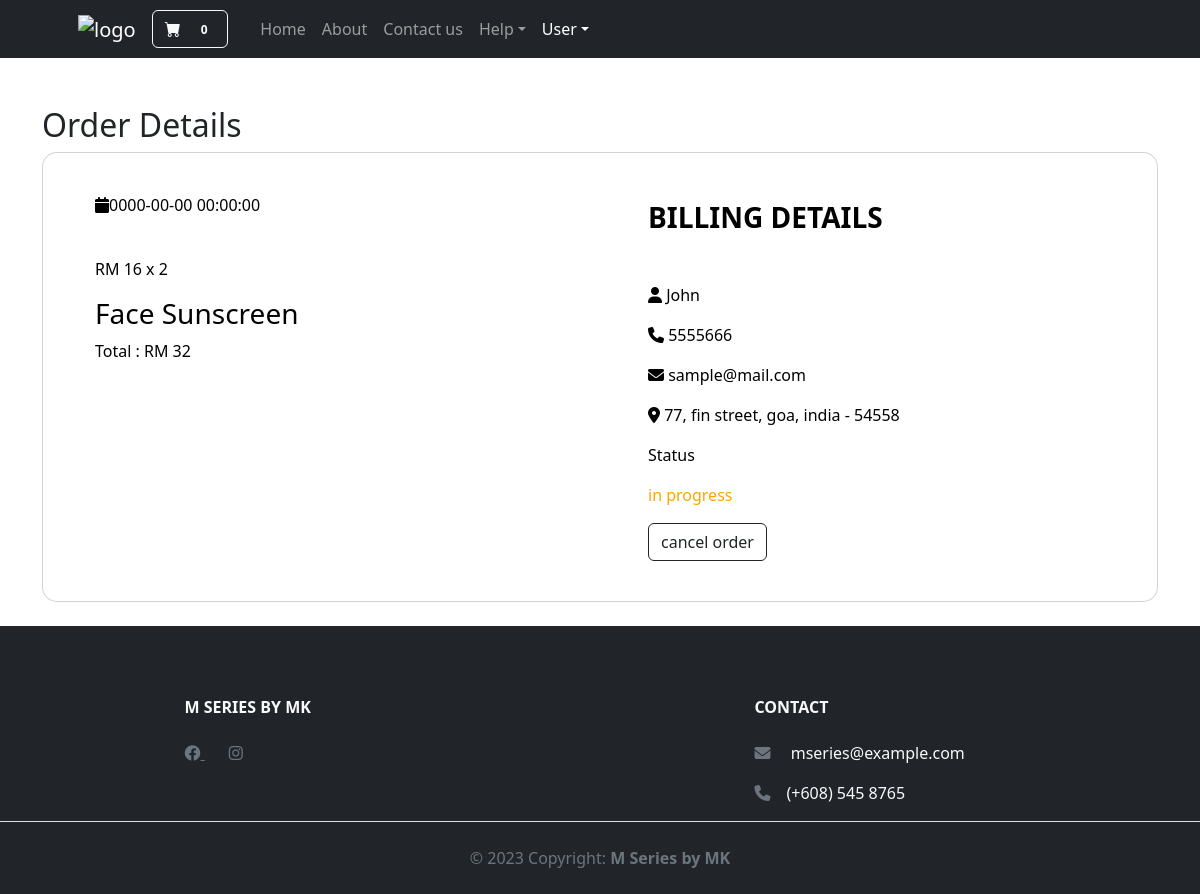
Page /view_order.php?get_id=A0klKxqddN9WsUbKyNSM on the committed database.
### tables this page shows
CREATE TABLE IF NOT EXISTS `products` (
  `id` varchar(20) NOT NULL,
  `name` varchar(50) NOT NULL,
  `price` varchar(10) NOT NULL,
  `image` varchar(50) NOT NULL
);

CREATE TABLE IF NOT EXISTS `orders` (
  `id` varchar(20) NOT NULL,
  `user_id` varchar(20) NOT NULL,
  `name` varchar(50) NOT NULL,
  `number` varchar(10) NOT NULL,
  `email` varchar(50) NOT NULL,
  `address` varchar(200) NOT NULL,
  `address_type` varchar(10) NOT NULL,
  `method` varchar(50) NOT NULL,
  `product_id` varchar(20) NOT NULL,
  `price` varchar(10) NOT NULL,
  `qty` varchar(2) NOT NULL,
  `status` varchar(50) NOT NULL DEFAULT 'in progress',
  `date` timestamp NOT NULL
);

### view_order.php (the view, shortened to what this page needs)
<?php
include 'connect.php';
if(isset($_GET['get_id'])){
   $get_id = $_GET['get_id'];
}else{
   $get_id = '';
   header('location:orders.php');
}
?>
<!DOCTYPE html>
<html lang="en">
    <head>
        <link href="https://cdn.jsdelivr.net/npm/bootstrap-icons@1.5.0/font/bootstrap-icons.css" rel="stylesheet" />
        <link href="css/styles.css" rel="stylesheet" />
		<link rel="stylesheet" href="https://cdnjs.cloudflare.com/ajax/libs/font-awesome/6.2.1/css/all.min.css">
    </head>
    <body>
        <nav class="navbar navbar-expand-lg navbar-dark bg-dark">
            <div class="container px-4 px-lg-5">
                <a class="navbar-brand" href="index.php"><img src="images/logo33.png" alt="logo" width="20%" height="20%"/></a>
				<?php
            $count_cart_items = $conn->prepare("SELECT * FROM `cart` WHERE user_id = ?");
            $count_cart_items->execute([$user_id]);
            $total_cart_items = $count_cart_items->rowCount();
         ?>
                        <button class="btn btn-outline-light text-center" type="submit">
                            <i class="bi-cart-fill me-1"></i>
         <a href="shopping_cart.php" style="text-decoration-line: none;"><span class="badge bg-dark text-white ms-1 rounded-pill"><?= $total_cart_items; ?></span></a>
                        </button>
                <div class="collapse navbar-collapse" id="navbarSupportedContent">
                    <ul class="navbar-nav me-auto mb-2 mb-lg-0 ms-lg-4">
                        <li class="nav-item"><a class="nav-link" aria-current="page" href="index.php">Home</a></li>
                        <li class="nav-item"><a class="nav-link" href="about.php">About</a></li>
						<li class="nav-item"><a class="nav-link" href="contact.php">Contact us</a></li>
                        <li class="nav-item dropdown">
                            <a class="nav-link dropdown-toggle" id="navbarDropdown" href="#" role="button" data-bs-toggle="dropdown" aria-expanded="false">Help</a>
                        </li>
						  <li class="nav-item dropdown">
                            <a class="nav-link dropdown-toggle active" id="navbarDropdown" href="#" role="button" data-bs-toggle="dropdown" aria-expanded="false">User</a>
                        </li>
                    </ul>
                </div>
            </div>
        </nav>
    <br/>  <br/>
<section>
   <div class="container">
<h2>Order Details</h2>
   <?php
      $grand_total = 0;
      $select_orders = $conn->prepare("SELECT * FROM `orders` WHERE id = ? LIMIT 1");
      $select_orders->execute([$get_id]);
      if($select_orders->rowCount() > 0){
         while($fetch_order = $select_orders->fetch(PDO::FETCH_ASSOC)){
            $select_product = $conn->prepare("SELECT * FROM `products` WHERE id = ? LIMIT 1");
            $select_product->execute([$fetch_order['product_id']]);
            if($select_product->rowCount() > 0){
               while($fetch_product = $select_product->fetch(PDO::FETCH_ASSOC)){
                  $sub_total = ($fetch_order['price'] * $fetch_order['qty']);
                  $grand_total += $sub_total;
   ?>
	    <div class="row d-flex justify-content-center align-items-center">
      <div class="col">
        <div class="card shopping-cart" style="border-radius: 15px;">
          <div class="card-body text-black">
            <div class="row">
              <div class="col-lg-6 px-5 py-4">
         <p class="title"><i class="fas fa-calendar"></i><?= $fetch_order['date']; ?></p>
         <p class="price">RM <?= $fetch_order['price']; ?> x <?= $fetch_order['qty']; ?></p>
         <h3 class="name"><?= $fetch_product['name']; ?></h3>
         <p class="grand-total">Total : <span>RM <?= $grand_total; ?></span></p>
      </div>
	     <div class="col-lg-6 px-5 py-4">
                <h3 class="mb-5 pt-2 text-left fw-bold text-uppercase">Billing details</h3>
         <p class="user"><i class="fas fa-user"></i> <?= $fetch_order['name']; ?></p>
         <p class="user"><i class="fas fa-phone"></i> <?= $fetch_order['number']; ?></p>
         <p class="user"><i class="fas fa-envelope"></i> <?= $fetch_order['email']; ?></p>
         <p class="user"><i class="fas fa-map-marker-alt"></i> <?= $fetch_order['address']; ?></p>
         <p class="title">Status</p>
         <p class="status" style="color:<?php if($fetch_order['status'] == 'delivered'){echo 'green';}elseif($fetch_order['status'] == 'canceled'){echo 'red';}else{echo 'orange';}; ?>"><?= $fetch_order['status']; ?></p>
         <?php if($fetch_order['status'] == 'canceled'){ ?>
            <a href="checkout.php?get_id=<?= $fetch_product['id']; ?>" class="btn btn-outline-dark">Order again</a>
         <?php }else{ ?>
         <form action="" method="POST">
            <input type="submit" value="cancel order" name="cancel" class="btn btn-outline-dark" onclick="return confirm('cancel this order?');">
         </form>
         <?php } ?>
      </div>
   </div>
   <?php
            }
         }else{
            echo '<p class="empty">product not found!</p>';
         }
      }
   }else{
      echo '<p class="empty">no orders found!</p>';
   }
   ?>
   </div>
</section>
	<br/>
<footer class="text-center text-lg-start bg-dark text-muted">
 <br/>
  <section class="">
    <div class="container text-center text-md-start mt-5 text-light">
      <div class="row mt-3">
        <div class="col-md-3 col-lg-4 col-xl-3 mx-auto mb-4">
          <h6 class="text-uppercase fw-bold mb-4">
            M Series by MK
          </h6>
         <a href="https://www.facebook.com/" class="me-4 link-secondary">
        <i class="fab fa-facebook"></i>
      </a>
      <a href="https://www.instagram.com/" class="me-4 link-secondary">
        <i class="fab fa-instagram"></i>
      </a>
        </div>
        <div class="col-md-4 col-lg-3 col-xl-3 mx-auto mb-md-0 mb-4">
          <h6 class="text-uppercase fw-bold mb-4">Contact</h6>
          <p>
            <i class="fas fa-envelope me-3 text-secondary"></i>
            mseries@example.com
          </p>
          <p><i class="fas fa-phone me-3 text-secondary"></i>(+608) 545 8765</p>
        </div>
      </div>
    </div>
  </section>
  <div class="text-center p-4 border-top" >
    © 2023 Copyright:
    <strong>M Series by MK</strong>
  </div>
</footer>
    </body>
</html>

### rows in the picture
orders: date "0000-00-00 00:00:00", price "16", qty "2", name "John", number "5555666", email "sample@mail.com", address "77, fin street, goa, india - 54558", status "in progress"
products: name "Face Sunscreen", grand_total "32"

### other values in the picture
$total_cart_items "0"
